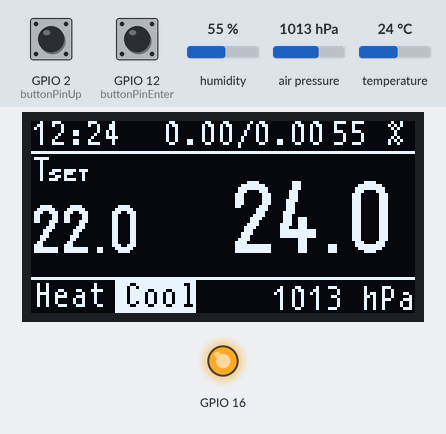
Bench run of a sketch on a simulated ESP32. Parts: 128×64 one-colour display, output pins drawn as LEDs (lit = HIGH). Dashed ring = blinking. The inputs (shaded band) are chosen by the test bench; at power-on: GPIO 2 (buttonPinUp) HIGH, temperature 24 °C, GPIO 12 (buttonPinEnter) HIGH, humidity 55 %, air pressure 1013 hPa. What the sketch prints to the serial monitor is not drawn.

Above: at 1.6 s.
1.7 s: GPIO 2 (buttonPinUp) pulled LOW for 0.15 s
At 2.5 s:
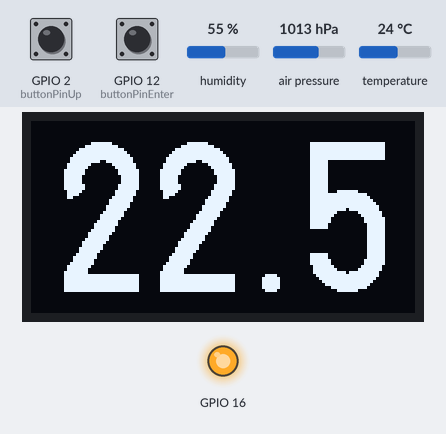
4.2 s: temperature set to 12 °C
At 4.43 s:
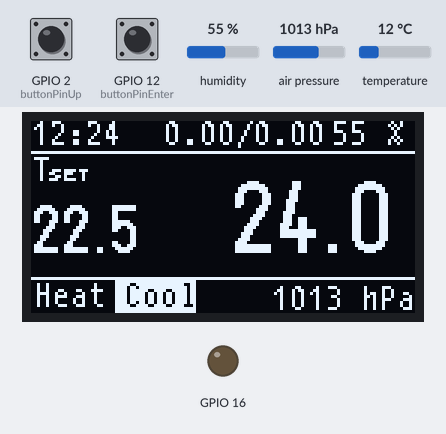
7.2 s: GPIO 2 (buttonPinUp) pulled LOW for 1 s
At 8.7 s:
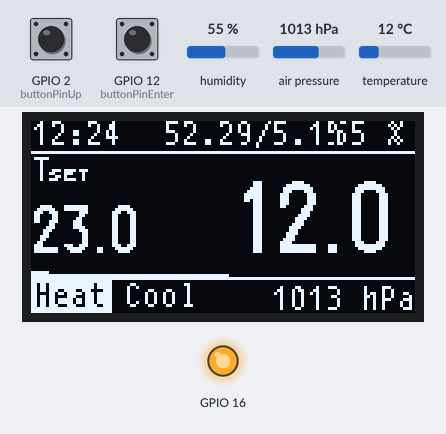
8.8 s: temperature set to 19 °C
At 10.6 s:
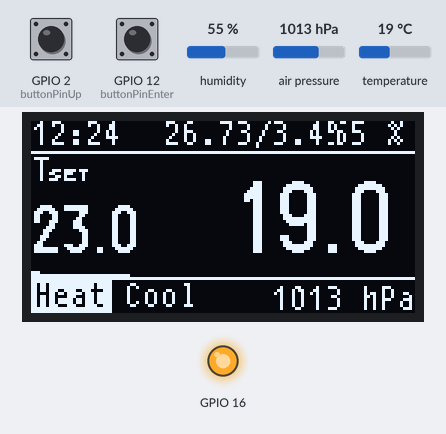
10.7 s: GPIO 12 (buttonPinEnter) pulled LOW for 0.15 s
At 12.5 s:
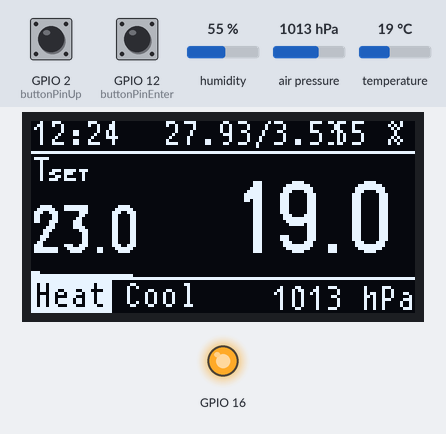
13.2 s: GPIO 12 (buttonPinEnter) pulled LOW for 1 s
At 14.6 s:
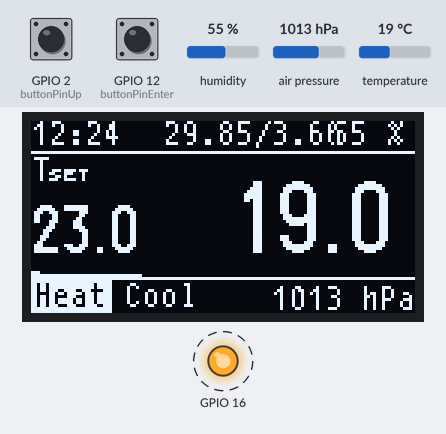
Timing chart, 0 to 15.8 s (numbered marks = the images above; inputs shaded):
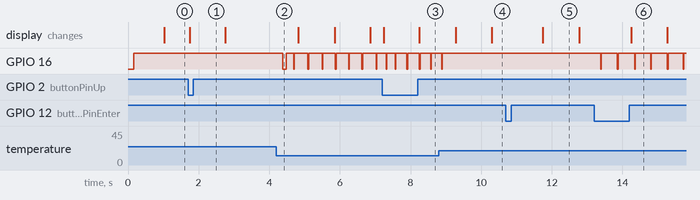

Measured:
- after the input at 1.7 s, the display: changes after 0.05 s (image 1)
- after the input at 4.2 s, GPIO 16: goes LOW 0.10 s, HIGH 0.20 s, 6 × (LOW 0.02 s, HIGH 0.38 s), LOW 0.02 s, then HIGH, starting after 0.18 s
- after the input at 7.2 s, the display: first changes after 0.05 s (image 3 shows a later state)
- after the input at 8.8 s, GPIO 16: goes on until 8.9 s, then stays HIGH
- what the display in image 5 shows lasts 1.0 s, from 11.8 s to 12.8 s

The sketch:

MP_SmartThermostat_v1_03.ino
```cpp
/*
Version:
- 1.00 - starting point, old code with SH1106
- 1.01 - code was cleaned, 4th button added - PB Minus, PB Plus, PB Enter, PB Escape
- 1.02 - split the code, add BME280
- 1.03 - add PID controller and ThermoElectricalValve output

*/
#define MP_DEBUG // comment if you don't need the debug

#include <Arduino.h>
#include <U8g2lib.h>
#include <PID_v1.h>
#include <Bounce2.h>
#include "BME280.h"
#include "ThermoElectricValve.h"
#include "MP_Polygon.h"

#ifdef U8X8_HAVE_HW_SPI
#include <SPI.h>
#endif
#ifdef U8X8_HAVE_HW_I2C
#include <Wire.h>
#endif

#define SDA 4
#define SCL 14

MP_BME280 tempSensor(0x76, 100); //i2c address; minimal sample time

// The complete list is available here: https://github.com/olikraus/u8g2/wiki/u8g2setupcpp
U8G2_SH1106_128X64_NONAME_F_HW_I2C u8g2(U8G2_R2, /* reset=*/ U8X8_PIN_NONE, /* clock=*/ SCL, /* data=*/ SDA);


Bounce debouncerUp = Bounce();
Bounce debouncerDown = Bounce();
Bounce debouncerEnter = Bounce();

int buttonPinUp = 2;
int buttonPinDown = 0;
int buttonPinEnter = 12;
int buttonPinEsc = 13;
int debaunceTime = 20;

double SP = 22.0, PV = 22.0, MV = 0.0; // PID
//Define the aggressive and conservative Tuning Parameters
double aggKp=4, aggKi=0.2, aggKd=1;
double consKp=1, consKi=0.05, consKd=0.25;

PID myPID(&PV, &MV, &SP, consKp, consKi, consKd, DIRECT);
//ThermoElectricValve(float _setpoint, int _relayPin, bool invertedRelay)
//ThermoElectricValve valve(15, 0); // SSR PIN
ThermoElectricValve valve(16, 1); // ONBOARD LED FOR TEST

double scaledMV = MV;

int packet;
int voltage;

unsigned long lastMillis, startMillis, buttonMillis, currentMillis, lastUpdateDisplay;
float actTemp = 22.75;
float lastTemp = actTemp;
float setTemp = 22.0;
uint8_t actHum = 50;
uint16_t actPressure = 1014;
bool lastButtonUp, lastButtonDown, lastButtonEnter;
bool stateButtonUp, stateButtonDown, stateButtonEnter;
bool displayOn=0;

void setup(void)
{
  Serial.begin(9600);
  Wire.begin(SDA, SCL);
  u8g2.begin();
  u8g2.enableUTF8Print();
  tempSensor.Initiate();
  pinMode(buttonPinEnter, INPUT_PULLUP);
  pinMode(buttonPinUp, INPUT_PULLUP);
  pinMode(buttonPinDown, INPUT_PULLUP);
  debouncerUp.attach(buttonPinUp);
  debouncerDown.attach(buttonPinDown);
  debouncerEnter.attach(buttonPinEnter);
  debouncerUp.interval(debaunceTime);
  debouncerDown.interval(debaunceTime);
  debouncerEnter.interval(debaunceTime);
  updateDisplay();
  myPID.SetMode(AUTOMATIC);
  myPID.SetOutputLimits(0, 100);
}

void updateDisplay()
{
  u8g2.firstPage();
  do {
    u8g2.setFont(u8g2_font_t0_11_tf);
    u8g2.drawStr(0,8,"12:24");

    u8g2.setCursor(100, 8);
    u8g2.print(actHum);
    u8g2.print(" %");

    u8g2.setCursor(80, 63);
    u8g2.print(actPressure);
    u8g2.print(" hPa");

    u8g2.setCursor(0, 20);
    u8g2.print("T");
    u8g2.setFont(u8g2_font_u8glib_4_tf);
    u8g2.print("SET ");

    u8g2.setFont(u8g2_font_logisoso16_tf);
    u8g2.setCursor(0, 44);
    u8g2.print(setTemp, 1);

    u8g2.setFont(u8g2_font_t0_11_tf);
    u8g2.setCursor(44, 8);
    //u8g2.print(lastMillis);
    u8g2.print(MV);
    u8g2.print("/");
    u8g2.print(scaledMV);
//    u8g2.print(" ms");    // requires enableUTF8Print()

    u8g2.drawHLine(0, 10, 130);
    u8g2.drawHLine(0, 50, (int)scaledMV*128/100); //Progress bar - valve output
    u8g2.drawHLine(0, 51, (int)MV*128/100); //Progress bar - valve output
    u8g2.drawHLine(0, 52, 130);
    u8g2.setFont(u8g2_font_logisoso24_tf);
    u8g2.setCursor(66, 44);
    u8g2.print(actTemp, 1);
    //u8g2.print("°C");    // requires enableUTF8Print()

    u8g2.setFont(u8g2_font_t0_11_tf);
    u8g2.setCursor(1, 62);

//    u8g2.setFontMode(1);    // 0=solid, 1=transparent
    if(actTemp>setTemp)
    {
      u8g2.drawBox(28,53,27,11);
      u8g2.setFontMode(1);
      u8g2.setDrawColor(2);
      u8g2.print("Heat Cool");
    }
    else
    {
      u8g2.drawBox(0,53,27,11);
      u8g2.setFontMode(1);
      u8g2.setDrawColor(2);
      u8g2.print("Heat Cool");
    }

  } while ( u8g2.nextPage() );

}

void updateSetpoint()
{
  u8g2.firstPage();
  do
  {
    u8g2.setFont(u8g2_font_logisoso50_tf);
    u8g2.setCursor(7, 57);
    u8g2.print(setTemp, 1);
  } while ( u8g2.nextPage() );
}

void loop(void)
{
  // GET DATA FROM SENSOR
  lastTemp = actTemp;
  actTemp = tempSensor.getTemperature();
  actHum = (int)tempSensor.getHumidity();
  actPressure = (int)tempSensor.getPressure();

  if(actTemp != actTemp) //NaN
  {
    actTemp = lastTemp;
  }

  // PID BEBIN ******************************************************
  PV = actTemp;
  SP = setTemp;

  double gap = abs(SP-PV); //distance away from setpoint
  if (gap < 0.25)
  {  //we're close to setpoint, use conservative tuning parameters
    myPID.SetTunings(consKp, consKi, consKd);
  }
  else
  {
     //we're far from setpoint, use aggressive tuning parameters
     myPID.SetTunings(aggKp, aggKi, aggKd);
  }

  myPID.Compute();
  scaledMV = MP_Polygon(MV, 0, 5, 95, 100, 0, 2, 8, 100);
  valve.Update(scaledMV);
  // END PID  ********************************************************

  if (debouncerUp.update())
  {
    // Get the update value.
    stateButtonUp = debouncerUp.read();
    // Send in the new value.
    if(stateButtonUp == LOW)
    {
      buttonMillis=millis();
      if(displayOn)
      {
        setTemp += 0.5;
        updateSetpoint();
      }
    }
  }
  if (debouncerDown.update())
  {
    // Get the update value.
    stateButtonDown = debouncerDown.read();
    // Send in the new value.
    if(stateButtonDown == LOW)
    {
      buttonMillis=millis();
      if(displayOn)
      {
        setTemp -= 0.5;
        updateSetpoint();
      }
    }
  }
  if (debouncerEnter.update())
  {
    // Get the update value.
    stateButtonEnter = debouncerEnter.read();
    // Send in the new value.
    if(stateButtonEnter == LOW)
    {
      buttonMillis=millis();
    }
  }

  startMillis = millis();
  lastMillis = millis() - startMillis;

  if(millis() - buttonMillis > 60000)
  {
    if(displayOn)
    {
      u8g2.setPowerSave(1);
      displayOn = 0;
    }
  }
  else
  {
    if(!displayOn)
    {
      u8g2.setPowerSave(0);
      displayOn = 1;
    }
  }
  if(millis() - buttonMillis > 1000 && millis() - lastUpdateDisplay > 1000 && displayOn)
  {
    updateDisplay();
    lastUpdateDisplay = millis();
  }

}
```

BME280.h
```cpp
#include <Adafruit_Sensor.h>
#include <Adafruit_BME280.h>

class MP_BME280
{
  Adafruit_BME280 bme; // I2C
  int BME280address;
  float temperature = 0.0, humidity = 0.0, pressure = 0.0;
  uint32_t lastReading = 0;
  uint32_t refreshTime = 0;

  public:
  MP_BME280(int _address, uint32_t _refresh)
  {
      Serial.println(F("BME280 test"));
      BME280address = _address;
      refreshTime = _refresh;
  }

  void Initiate()
  {
      bool statusBME280;

      statusBME280 = bme.begin(BME280address);
      if (!statusBME280) {
          Serial.println("Could not find a valid BME280 sensor, check wiring!");
      }

      Serial.println("-- Default Test --");

      Serial.println();
  }

  void Update()
  {
    if(millis() - lastReading > refreshTime)
    {
      temperature = bme.readTemperature();
      pressure = bme.readPressure() / 100.0F;
      humidity = bme.readHumidity();
      lastReading = millis();
    }
  }

  float getTemperature()
  {
      Update();
      return temperature;
  }

  float getHumidity()
  {
      Update();
      return humidity;
  }

  float getPressure()
  {
      Update();
      return pressure;
  }

  void printValues() {
      Serial.print("Temperature = ");
      Serial.print(bme.readTemperature());
      Serial.println(" *C");

      Serial.print("Pressure = ");

      Serial.print(bme.readPressure() / 100.0F);
      Serial.println(" hPa");

      Serial.print("Humidity = ");
      Serial.print(bme.readHumidity());
      Serial.println(" %");

      Serial.println();
  }
};
```

MP_Polygon.h
```cpp
double mapDouble(double x, double in_min, double in_max, double out_min, double out_max)
{
 return (x - in_min) * (out_max - out_min) / (in_max - in_min) + out_min;
}

double MP_Polygon(double value, double X1, double X2, double X3, double X4, double Y1, double Y2, double Y3, double Y4)
{
  if(X1<X2 && X2<X3 && X3<X4)
  {
    if(value < X2)
    {
      value = mapDouble(value, X1, X2, Y1, Y2);
    }
    else
    {
      if(value < X3)
      {
        value = mapDouble(value, X2, X3, Y2, Y3);
      }
      else
      {
        value = mapDouble(value, X3, X4, Y3, Y4);
      }
    }
    return value;
  }
  else
  {
    return value;
  }
}
```

ThermoElectricValve.h
```cpp
#include <math.h>

class ThermoElectricValve
{
  int relayPin;
  bool relayON;
  bool relayOFF;
  uint32_t lastMillis;
  uint16_t counter = 0;
  uint16_t sum = 0;
  uint16_t samples = 1000;
  float actual = 0;
  float setpoint = 0;


  public:
  ThermoElectricValve(int _relayPin, bool invertedRelay)
  {
    relayPin = _relayPin;
    relayON = !invertedRelay;
    relayOFF = invertedRelay;
    digitalWrite(relayPin, relayOFF);     // Make sure relay is off when starting up
    pinMode(relayPin, OUTPUT);            // Then set relay pins in output mode
  }

  void Update(float _setpoint)
  {
    setpoint = constrain(_setpoint, 0, 100) * samples / 100.0; // set the internal range to 0-1000
    if(millis() - lastMillis >= 20)
    {
      if(setpoint == 0)
      {
        digitalWrite(relayPin, relayOFF);
      }
      else
      {
        if(setpoint >= actual)
        {
          digitalWrite(relayPin, relayON);
          sum++;
        }
        else
        {
          digitalWrite(relayPin, relayOFF);
        }
      }

      actual = float(samples) * sum / (counter + 1);

      #ifdef MY_DEBUG_MP
        Serial.print("SP: ");
        Serial.print(setpoint, 0);
        Serial.print("\tACT: ");
        Serial.println(actual, 0);
      #endif


      counter++;
      if(counter>samples-1)
      {
        counter = 0;
        sum = 0;
      }
      lastMillis = millis();
    }


  }


};
```
